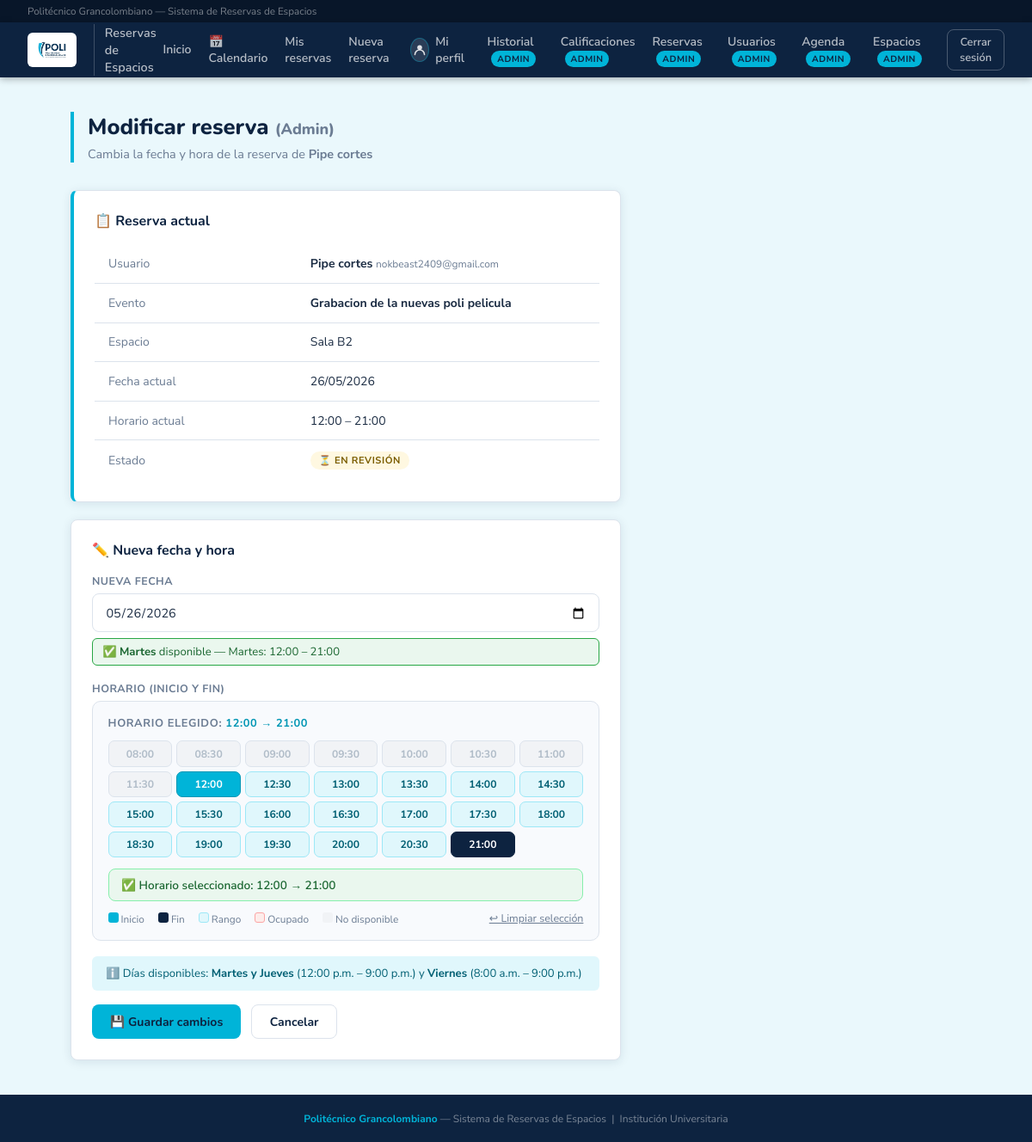
The app's page /admin/reservas/14/modificar (signed in), older data.
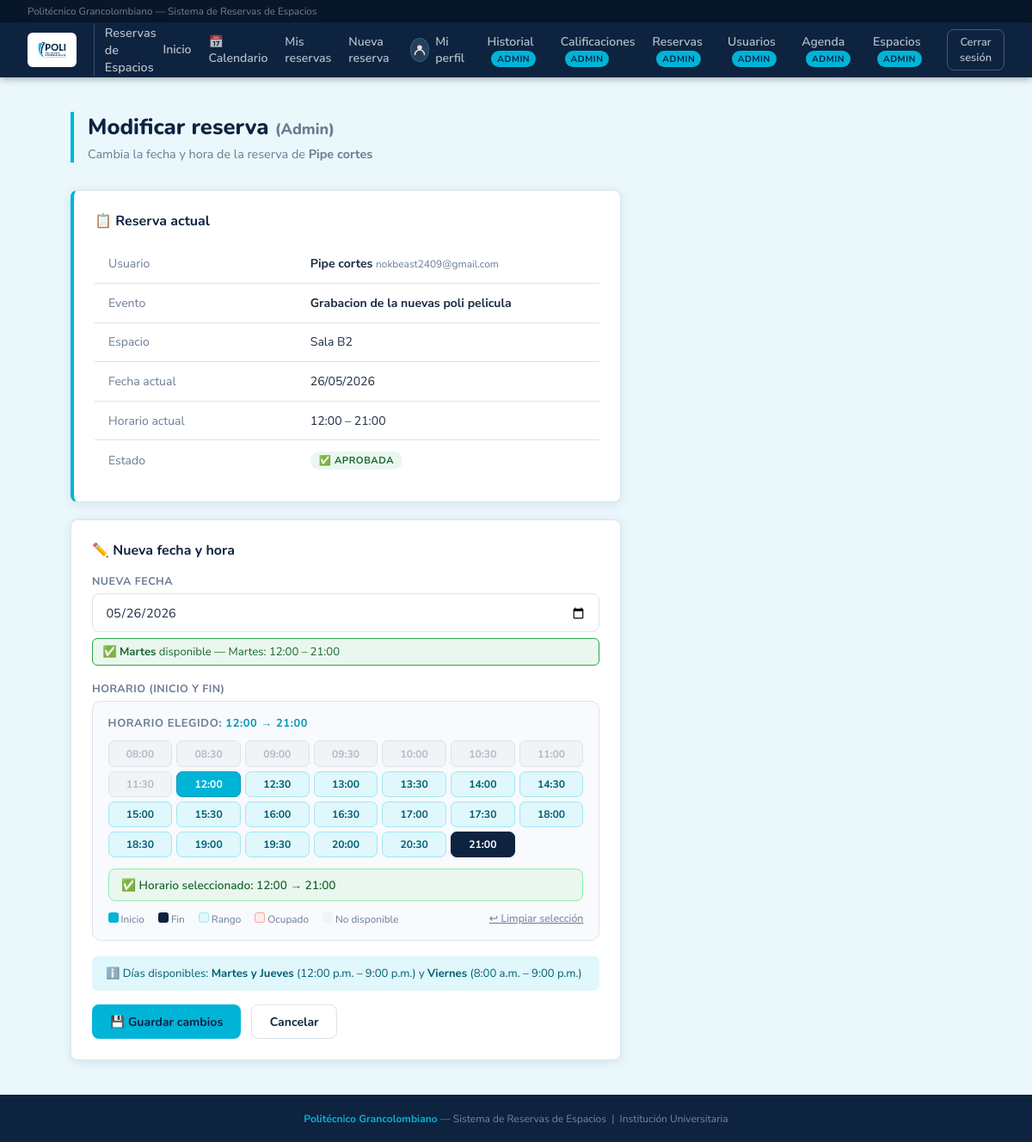
The same page, newer data.
### app.py (the view, shortened to what this page needs)
@app.route("/admin/reservas/<int:rid>/modificar", methods=["GET", "POST"])
@requiere_login
@requiere_admin
def admin_modificar_reserva(rid):
    from database import Reserva
    from datetime import date as ddate, time as dtime2
    u = usuario_logueado()
    reserva = db.get(Reserva, rid)
    if not reserva:
        flash("Reserva no encontrada.", "danger")
        return redirect(url_for("admin_reservas"))
    if reserva_ha_finalizado(reserva):
        flash("No se puede modificar una reserva que ya finalizó.", "danger")
        return redirect(url_for("admin_historial"))
    if reserva.estado not in ["pendiente", "aprobada"]:
        flash("Solo se pueden modificar reservas en revisión o aprobadas.", "warning")
        return redirect(url_for("admin_reservas"))
    return render_template("admin_modificar_reserva.html", reserva=reserva, usuario=u)

### app.py (called while the page is built)
@app.after_request
def agregar_headers_no_cache(response):
    response.headers["Cache-Control"] = "no-store, no-cache, must-revalidate, max-age=0, post-check=0, pre-check=0"
    response.headers["Pragma"] = "no-cache"
    response.headers["Expires"] = "-1"
    return response

@app.before_request
def limpiar_sesion_al_iniciar():
    if not app.config.get("SESION_LIMPIADA"):
        session.clear()
        app.config["SESION_LIMPIADA"] = True
        _cargar_espacios_predefinidos()

def reserva_ha_finalizado(reserva):
    return datetime.now() > datetime.combine(reserva.fecha, reserva.hora_fin)

def usuario_logueado():
    uid = session.get("usuario_id")
    if uid:
        return db.get(Usuario, uid)
    return None

def requiere_login(f):
    from functools import wraps
    @wraps(f)
    def wrapper(*args, **kwargs):
        if not usuario_logueado():
            flash("Debes iniciar sesión primero.", "warning")
            return redirect(url_for("login"))
        return f(*args, **kwargs)
    return wrapper

### templates/admin_modificar_reserva.html (shortened to what this page needs)
{% extends "base.html" %}
{% block content %}
<div class="page-header">
  <h1>Modificar reserva <span style="font-size:.7em; color:var(--muted);">(Admin)</span></h1>
  <p>Cambia la fecha y hora de la reserva de <strong>{{ reserva.usuario.nombre }}</strong></p>
</div>
<div style="max-width:640px;">
  <div class="card" style="margin-bottom:1.25rem; border-left:4px solid var(--cyan);">
    <div class="card-title">📋 Reserva actual</div>
    <table>
      <tr><td style="color:var(--muted); width:40%;">Usuario</td><td><strong>{{ reserva.usuario.nombre }}</strong> <span style="color:var(--muted); font-size:.85em;">{{ reserva.usuario.correo }}</span></td></tr>
      <tr><td style="color:var(--muted);">Evento</td><td><strong>{{ reserva.tipo_evento }}</strong></td></tr>
      <tr><td style="color:var(--muted);">Espacio</td><td>{{ reserva.espacios[0].nombre if reserva.espacios else '—' }}</td></tr>
      <tr><td style="color:var(--muted);">Fecha actual</td><td>{{ reserva.fecha.strftime('%d/%m/%Y') }}</td></tr>
      <tr><td style="color:var(--muted);">Horario actual</td><td>{{ reserva.hora_inicio.strftime('%H:%M') }} – {{ reserva.hora_fin.strftime('%H:%M') }}</td></tr>
      <tr><td style="color:var(--muted);">Estado</td><td>
        {% if reserva.estado == 'pendiente' %}<span class="pill" style="background:#fff8e1; color:#7a5c00;">⏳ En revisión</span>
        {% elif reserva.estado == 'aprobada' %}<span class="pill" style="background:#eaf7ee; color:#1a6630;">✅ Aprobada</span>
        {% endif %}
      </td></tr>
    </table>
  </div>
  <div class="card">
    <div class="card-title">✏️ Nueva fecha y hora</div>
    <form method="POST" id="formModificar">
      <div class="form-group">
        <label>Nueva fecha</label>
        <input type="date" name="fecha" id="fechaInput" required value="{{ reserva.fecha }}"/>
        <div id="diaAviso" style="margin-top:.4rem; font-size:.82rem; display:none; padding:.4rem .7rem; border-radius:6px;"></div>
      </div>
      <div class="form-group">
        <label>Horario (inicio y fin)</label>
        <div class="tp-wrap" id="tpWrap">
          <div class="tp-phase" id="tpPhase">Cargando disponibilidad...</div>
          <div class="tp-grid" id="tpGrid"></div>
          <div class="tp-summary" id="tpSummary"></div>
          <div style="display:flex; justify-content:space-between; align-items:center; flex-wrap:wrap;">
            <div class="tp-legend">
              <span><span class="tp-legend-dot" style="background:var(--cyan);"></span>Inicio</span>
              <span><span class="tp-legend-dot" style="background:#0d2340;"></span>Fin</span>
              <span><span class="tp-legend-dot" style="background:#e0f7fc; border:1px solid #9de8f7;"></span>Rango</span>
              <span><span class="tp-legend-dot" style="background:#fdecea; border:1px solid #fca5a5;"></span>Ocupado</span>
              <span><span class="tp-legend-dot" style="background:#f1f3f6;"></span>No disponible</span>
            </div>
            <button type="button" class="tp-reset" id="tpReset" style="display:none;" onclick="resetTp()">↩ Limpiar selección</button>
          </div>
        </div>
      </div>
      <div style="background:#e0f7fc; border-radius:6px; padding:.7rem 1rem; font-size:.82rem; color:#005f73; margin-bottom:1rem;">
        ℹ️ Días disponibles: <strong>Martes y Jueves</strong> (12:00 p.m. – 9:00 p.m.) y <strong>Viernes</strong> (8:00 a.m. – 9:00 p.m.)
      </div>
      <div style="display:flex; gap:.75rem;">
        <button type="submit" class="btn btn-primary">💾 Guardar cambios</button>
        <a href="{{ url_for('admin_reservas', estado=reserva.estado) }}" class="btn btn-secondary">Cancelar</a>
      </div>
    </form>
  </div>
</div>
{% endblock %}

Row changes from the older to the newer data that the page shows:
changed Reserva "Grabacion de la nuevas poli pelicula": estado "pendiente" → "aprobada" (drawn)
Text that changed along with them:
text no longer shown: "⏳ EN REVISIÓN"
text now shown: "✅ APROBADA"
